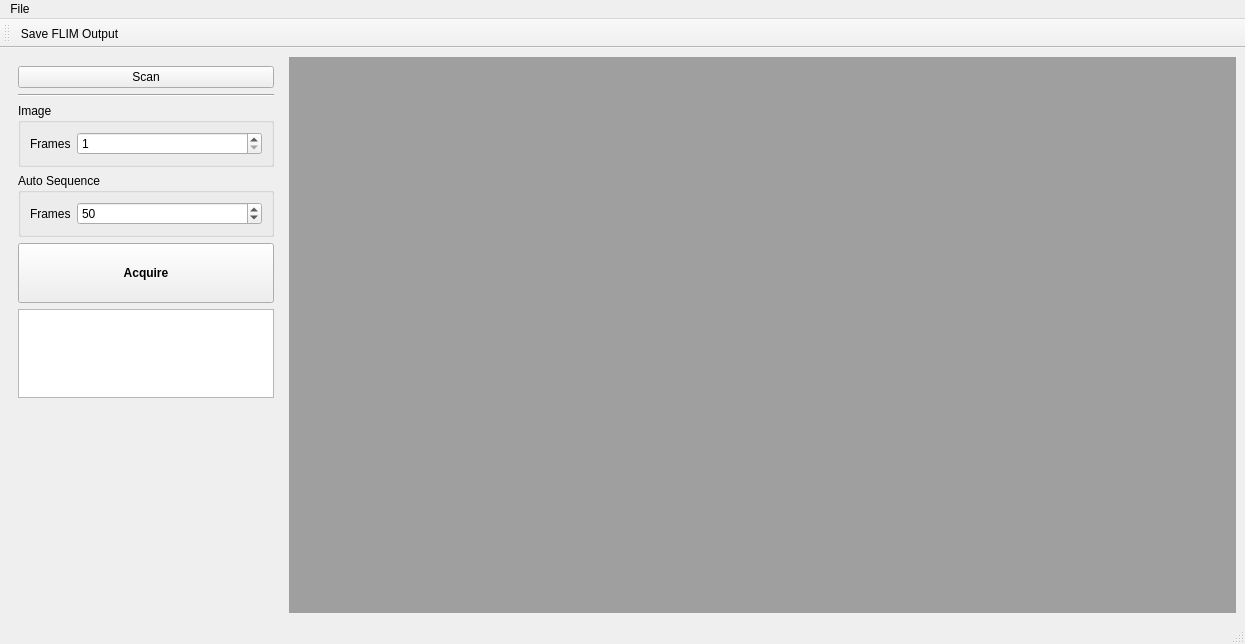
<?xml version="1.0" encoding="UTF-8"?>
<ui version="4.0">
 <class>FlimDisplay</class>
 <widget class="QMainWindow" name="FlimDisplay">
  <property name="geometry">
   <rect>
    <x>0</x>
    <y>0</y>
    <width>1245</width>
    <height>644</height>
   </rect>
  </property>
  <property name="windowTitle">
   <string>Handheld Endoscope Control</string>
  </property>
  <widget class="QWidget" name="centralwidget">
   <layout class="QHBoxLayout" name="horizontalLayout">
    <item>
     <widget class="QFrame" name="frame">
      <property name="sizePolicy">
       <sizepolicy hsizetype="Minimum" vsizetype="Preferred">
        <horstretch>0</horstretch>
        <verstretch>0</verstretch>
       </sizepolicy>
      </property>
      <property name="maximumSize">
       <size>
        <width>300</width>
        <height>16777215</height>
       </size>
      </property>
      <layout class="QVBoxLayout" name="verticalLayout">
       <item>
        <widget class="QPushButton" name="scan_button">
         <property name="text">
          <string>Scan</string>
         </property>
         <property name="checkable">
          <bool>true</bool>
         </property>
         <property name="flat">
          <bool>false</bool>
         </property>
        </widget>
       </item>
       <item>
        <widget class="Line" name="line">
         <property name="orientation">
          <enum>Qt::Horizontal</enum>
         </property>
        </widget>
       </item>
       <item>
        <widget class="QGroupBox" name="groupBox_6">
         <property name="minimumSize">
          <size>
           <width>0</width>
           <height>0</height>
          </size>
         </property>
         <property name="title">
          <string>Image</string>
         </property>
         <layout class="QFormLayout" name="formLayout_9">
          <item row="0" column="0">
           <widget class="QLabel" name="label_28">
            <property name="text">
             <string>Frames</string>
            </property>
           </widget>
          </item>
          <item row="0" column="1">
           <widget class="QSpinBox" name="frame_accumulation_spin">
            <property name="minimum">
             <number>1</number>
            </property>
            <property name="maximum">
             <number>1000</number>
            </property>
           </widget>
          </item>
         </layout>
        </widget>
       </item>
       <item>
        <widget class="QGroupBox" name="groupBox_4">
         <property name="minimumSize">
          <size>
           <width>0</width>
           <height>0</height>
          </size>
         </property>
         <property name="title">
          <string>Auto Sequence</string>
         </property>
         <layout class="QFormLayout" name="formLayout_11">
          <item row="0" column="0">
           <widget class="QLabel" name="label_12">
            <property name="text">
             <string>Frames</string>
            </property>
           </widget>
          </item>
          <item row="0" column="1">
           <widget class="QSpinBox" name="n_auto_frames_spin">
            <property name="minimum">
             <number>1</number>
            </property>
            <property name="maximum">
             <number>1000000</number>
            </property>
            <property name="value">
             <number>50</number>
            </property>
           </widget>
          </item>
         </layout>
        </widget>
       </item>
       <item>
        <spacer name="verticalSpacer">
         <property name="orientation">
          <enum>Qt::Vertical</enum>
         </property>
         <property name="sizeHint" stdset="0">
          <size>
           <width>20</width>
           <height>40</height>
          </size>
         </property>
        </spacer>
       </item>
       <item>
        <widget class="QPushButton" name="acquire_sequence_button">
         <property name="minimumSize">
          <size>
           <width>0</width>
           <height>60</height>
          </size>
         </property>
         <property name="font">
          <font>
           <weight>75</weight>
           <bold>true</bold>
          </font>
         </property>
         <property name="text">
          <string>Acquire</string>
         </property>
        </widget>
       </item>
       <item>
        <widget class="QTextEdit" name="readout_text">
         <property name="enabled">
          <bool>true</bool>
         </property>
         <property name="sizePolicy">
          <sizepolicy hsizetype="Preferred" vsizetype="Preferred">
           <horstretch>0</horstretch>
           <verstretch>0</verstretch>
          </sizepolicy>
         </property>
         <property name="minimumSize">
          <size>
           <width>0</width>
           <height>0</height>
          </size>
         </property>
         <property name="maximumSize">
          <size>
           <width>16777215</width>
           <height>16777215</height>
          </size>
         </property>
         <property name="readOnly">
          <bool>true</bool>
         </property>
         <property name="tabStopWidth">
          <number>80</number>
         </property>
         <property name="textInteractionFlags">
          <set>Qt::NoTextInteraction</set>
         </property>
        </widget>
       </item>
       <item>
        <widget class="BHRatesWidget" name="bh_rates_widget" native="true">
         <property name="sizePolicy">
          <sizepolicy hsizetype="Minimum" vsizetype="Preferred">
           <horstretch>0</horstretch>
           <verstretch>0</verstretch>
          </sizepolicy>
         </property>
         <property name="minimumSize">
          <size>
           <width>0</width>
           <height>200</height>
          </size>
         </property>
        </widget>
       </item>
      </layout>
     </widget>
    </item>
    <item>
     <widget class="QMdiArea" name="mdi_area"/>
    </item>
   </layout>
  </widget>
  <widget class="QMenuBar" name="menubar">
   <property name="geometry">
    <rect>
     <x>0</x>
     <y>0</y>
     <width>1245</width>
     <height>21</height>
    </rect>
   </property>
   <widget class="QMenu" name="menuFiles">
    <property name="title">
     <string>File</string>
    </property>
    <addaction name="save_flim_action"/>
    <addaction name="separator"/>
    <addaction name="set_output_folder_action"/>
    <addaction name="separator"/>
    <addaction name="quit_action"/>
   </widget>
   <addaction name="menuFiles"/>
  </widget>
  <widget class="QStatusBar" name="statusbar"/>
  <widget class="QToolBar" name="toolBar">
   <property name="windowTitle">
    <string>toolBar</string>
   </property>
   <attribute name="toolBarArea">
    <enum>TopToolBarArea</enum>
   </attribute>
   <attribute name="toolBarBreak">
    <bool>false</bool>
   </attribute>
   <addaction name="save_flim_action"/>
  </widget>
  <action name="acquire_background_action">
   <property name="text">
    <string>Acquire Background</string>
   </property>
  </action>
  <action name="save_output_action">
   <property name="checkable">
    <bool>true</bool>
   </property>
   <property name="text">
    <string>Save Tracking Output</string>
   </property>
   <property name="toolTip">
    <string>Save Tracking Output</string>
   </property>
   <property name="shortcut">
    <string>Ctrl+S</string>
   </property>
  </action>
  <action name="save_camera_action">
   <property name="text">
    <string>Save Camera Image...</string>
   </property>
  </action>
  <action name="axial_tracking_calibration_action">
   <property name="text">
    <string>Run Axial Tracking Calibration...</string>
   </property>
  </action>
  <action name="save_OCT_action">
   <property name="text">
    <string>Save OCT Trace...</string>
   </property>
  </action>
  <action name="clear_background_action">
   <property name="text">
    <string>Clear Background</string>
   </property>
  </action>
  <action name="quit_action">
   <property name="text">
    <string>Quit</string>
   </property>
  </action>
  <action name="human_imaging_action">
   <property name="checkable">
    <bool>true</bool>
   </property>
   <property name="text">
    <string>Human Imaging Safety Protocols</string>
   </property>
  </action>
  <action name="save_flim_action">
   <property name="checkable">
    <bool>true</bool>
   </property>
   <property name="text">
    <string>Save FLIM Output</string>
   </property>
   <property name="toolTip">
    <string>Save FLIM Output</string>
   </property>
  </action>
  <action name="camera_streaming_action">
   <property name="checkable">
    <bool>true</bool>
   </property>
   <property name="text">
    <string>Camera Streaming</string>
   </property>
   <property name="toolTip">
    <string>Camera Streaming</string>
   </property>
  </action>
  <action name="action_calibrate_rotation_stage">
   <property name="text">
    <string>Calibrate Power Control Rotation Stage...</string>
   </property>
  </action>
  <action name="set_output_folder_action">
   <property name="text">
    <string>Set Auto Sequence Output Folder...</string>
   </property>
  </action>
 </widget>
 <customwidgets>
  <customwidget>
   <class>BHRatesWidget</class>
   <extends>QWidget</extends>
   <header>BHRatesWidget.h</header>
   <container>1</container>
  </customwidget>
 </customwidgets>
 <resources>
  <include location="Resources.qrc"/>
 </resources>
 <connections/>
</ui>
